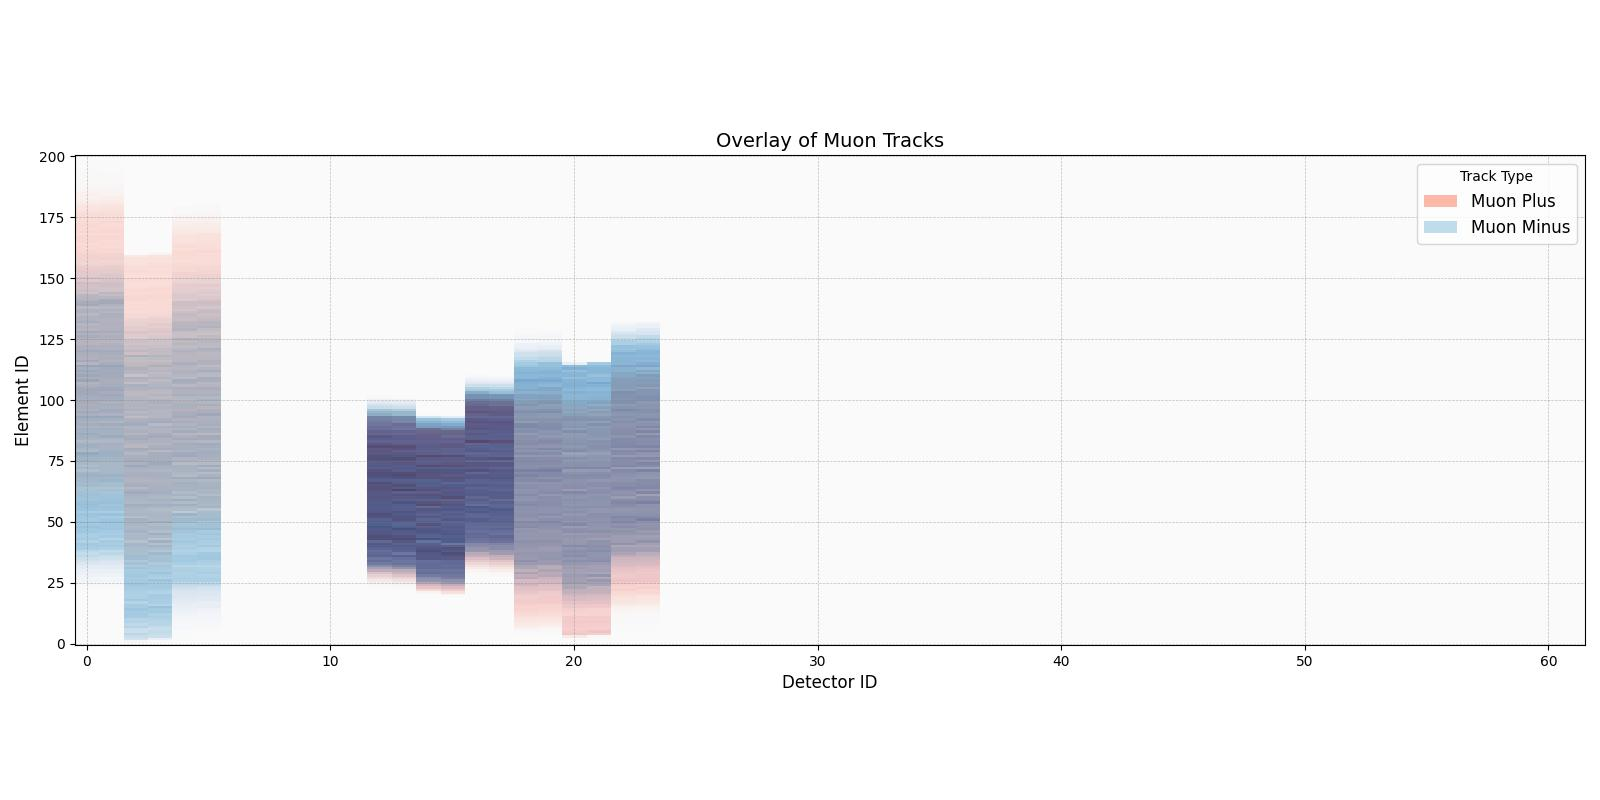

Python code for this plot:
"""
This code is used to simulate a dimuon event in the target.
It reads in a ROOT file, filters ideal events, and organizes data into
a hit matrix and ground truth labels. The goal is to preprocess the data for use in a DNN. In this case,
we are implementing "cuts" to the hit matrix to create background that we can use for training. The background
is created from implementing what's called a 'quality metric' which is a value between 0 and 1 that represents the fraction
of the detectors to the total number of detectors. We then use this quality metric to create a cutoff index, and only include
detectors up to this index in the hit matrix. This creates a background that we can use for training.

Currently, the quality metric is still under development for a more sophisticated background simulation. Right now, we should focus on just randomizing 
the quality metric to create a background that we can use for training. Making sure that our DNN architectures are able to handle the background is the next step.

Further addition to the background is made in Generate_Background.py, which adds slightly more sophisticated background simulation.

Keep in mind that a MAJORITY of the noise we see in data events is due to partial muon tracks (ones that don't go through the entire detector, up to some cut-off).
"""

import numpy as np
import uproot
import matplotlib.pyplot as plt
import seaborn as sns
from matplotlib.patches import Patch
from time import time
from tqdm import tqdm
from typing import List, Tuple, Optional
# from Generate_Background import Background

class DataProcessing:
    """
    This program processes data from QA_V2 for SpinQuest and UVA.
    It reads branches from a ROOT file, filters ideal events, and organizes data into
    a hit matrix and ground truth labels. The goal is to preprocess the data for use in a DNN.
    """

    def __init__(self, rootfile: str) -> None:
        """
        Initializes the DataProcessing class.

        Args:
            rootfile (str): Path to the ROOT file containing the data.
        """
        self.rootfile = rootfile
        print("Reading the ROOT file...")
        self.TTree = uproot.open(self.rootfile + ":QA_ana")

        # Define detector and drift chamber order
        self.detectors_order = np.array([
            'D0U_ele', 'D0Up_ele', 'D0X_ele', 'D0Xp_ele', 'D0V_ele', 'D0Vp_ele',
            'NaN', 'NaN', 'NaN', 'NaN', 'NaN', 'NaN',
            'D2V_ele', 'D2Vp_ele', 'D2Xp_ele', 'D2X_ele', 'D2U_ele', 'D2Up_ele',
            'D3pVp_ele', 'D3pV_ele', 'D3pXp_ele', 'D3pX_ele', 'D3pUp_ele', 'D3pU_ele',
            'D3mVp_ele', 'D3mV_ele', 'D3mXp_ele', 'D3mX_ele', 'D3mUp_ele', 'D3mU_ele',
            'H1B_ele', 'H1T_ele', 'H1L_ele', 'H1R_ele', 'H2L_ele', 'H2R_ele',
            'H2B_ele', 'H2T_ele', 'H3B_ele', 'H3T_ele', 'H4Y1L_ele', 'H4Y1R_ele',
            'H4Y2L_ele', 'H4Y2R_ele', 'H4B_ele', 'H4T_ele', 'P1Y1_ele', 'P1Y2_ele',
            'P1X1_ele', 'P1X2_ele', 'P2X1_ele', 'P2X2_ele', 'P2Y1_ele', 'P2Y2_ele',
            'NaN', 'NaN', 'NaN', 'NaN', 'NaN', 'NaN', 'NaN', 'NaN'
        ])

        self.drift_order = np.array([
            'D0U_drift', 'D0Up_drift', 'D0X_drift', 'D0Xp_drift', 'D0V_drift', 'D0Vp_drift',
            'NaN', 'NaN', 'NaN', 'NaN', 'NaN', 'NaN',
            'D2V_drift', 'D2Vp_drift', 'D2Xp_drift', 'D2X_drift', 'D2U_drift', 'D2Up_drift',
            'D3pVp_drift', 'D3pV_drift', 'D3pXp_drift', 'D3pX_drift', 'D3pUp_drift', 'D3pU_drift',
            'D3mVp_drift', 'D3mV_drift', 'D3mXp_drift', 'D3mX_drift', 'D3mUp_drift', 'D3mU_drift'
        ])

        self.useful_info = np.array(['n_tracks', 'elementID', 'detectorID', 'pid'])

        # Remove 'NaN' from arrays to only load valid branch names
        self.detectors = self.detectors_order[self.detectors_order != 'NaN']
        self.drifts = self.drift_order[self.drift_order != 'NaN']

        # Load branches as a dictionary of numpy arrays
        self.data = self.load_branches()
        self.num_events = len(self.data['n_tracks'])

    def load_branches(self) -> dict:
        """
        Loads the specified branches from the ROOT file.

        Returns:
            dict: A dictionary containing the loaded branches as numpy arrays.
        """
        branch_names = np.concatenate((self.detectors, self.drifts, self.useful_info))
        return self.TTree.arrays(branch_names, library="np")

    def get_num_events(self) -> int:
        """
        Returns the number of events in the file.

        Returns:
            int: The number of events.
        """
        count = self.num_events
        print(f"We have {count} events in this file!")
        return count

    def get_branch_info(self, branch: str, event: int) -> Optional[np.ndarray]:
        """
        Retrieves data for a specific branch and event.

        Args:
            branch (str): The name of the branch.
            event (int): The event index.

        Returns:
            Optional[np.ndarray]: The data for the specified branch and event, or None if the branch is unused.
        """
        if branch == 'NaN':
            return None
        return self.data[branch][event]

    def find_ideal_events(self, event: int) -> bool:
        """
        Determines if an event is ideal based on the number of hits in each station.

        Args:
            event (int): The event index.

        Returns:
            bool: True if the event is ideal, False otherwise.
        """
        n_track = self.data['n_tracks'][event]
        detector_id = self.data['detectorID'][event]
        detector_id = detector_id[detector_id <= 31]

        hits_per_station = n_track * 6

        # Count hits in each station
        st1_count = np.sum(detector_id <= 6)
        st2_count = np.sum((detector_id >= 13) & (detector_id <= 18))
        st3p_count = np.sum((detector_id >= 19) & (detector_id <= 24))
        st3m_count = np.sum((detector_id >= 25) & (detector_id <= 31))

        # Check conditions for an ideal event
        if not (hits_per_station == st1_count == st2_count):
            return False
        return (hits_per_station == st3p_count) or (hits_per_station == st3m_count)

    
    def make_hit_matrix(
        self,
        ideal_events: List[int],
        quality_metric: float = 0.5  # Quality metric (value between 0 and 1)
    ) -> Tuple[np.ndarray, np.ndarray, np.ndarray, np.ndarray, np.ndarray, np.ndarray]:
        """
        Creates separate hit matrices for muon-plus and muon-minus with strict right-side truncation for background simulation.
        Args:
            ideal_events: Valid event indices for processing
            quality_metric: A value between 0 and 1 representing the fraction of detectors to include (cutoff point)
        Returns:
            Tuple containing separate hit matrices for muon-plus and muon-minus,
            along with their respective truth labels and drift values.
        """
        num_events = len(ideal_events)
        
        # Separate hit matrices for mu+ and mu-
        hit_matrix_mup = np.zeros((num_events, 62, 201), dtype=bool)
        hit_matrix_mum = np.zeros((num_events, 62, 201), dtype=bool)
        
        # Truth arrays for element ID and drift values
        truth_elementID_mup = np.zeros((num_events, 62), dtype=np.uint8)
        truth_elementID_mum = np.zeros((num_events, 62), dtype=np.uint8)
        truth_values_drift_mup = np.zeros((num_events, 62))
        truth_values_drift_mum = np.zeros((num_events, 62))

        # Calculate the cutoff detector index based on the quality metric
        total_detectors = len(self.detectors_order[self.detectors_order != 'NaN'])  # Total valid detectors
        cutoff_detector = int(quality_metric * total_detectors)  # Cutoff detector index

        for i, event_idx in enumerate(ideal_events):
            event = int(event_idx)
            pid = self.data['pid'][event]
            n_track = self.data['n_tracks'][event]

            for track in range(n_track):
                for j, detector in enumerate(self.detectors_order):
                    if detector == 'NaN':
                        continue

                    # Skip detectors beyond the cutoff index
                    if j >= cutoff_detector:
                        continue

                    hit_info = self.data[detector][event]
                    drift_variable = self.drift_order[j] if j < len(self.drift_order) else None
                    hit = hit_info[track]

                    # Only include hits within the valid range
                    if 0 <= hit < 201:  # Ensure hit is within the valid range
                        if pid[track] > 0:  # Positive muon
                            truth_elementID_mup[i, j] = hit
                            hit_matrix_mup[i, j, hit] = True
                            if drift_variable:
                                truth_values_drift_mup[i, j] = self.data[drift_variable][event][track]
                        else:  # Negative muon
                            truth_elementID_mum[i, j] = hit
                            hit_matrix_mum[i, j, hit] = True
                            if drift_variable:
                                truth_values_drift_mum[i, j] = self.data[drift_variable][event][track]

        return (
            truth_elementID_mup,
            truth_elementID_mum,
            truth_values_drift_mup,
            truth_values_drift_mum,
            hit_matrix_mup,
            hit_matrix_mum
        )

    def load_and_filter_events(self,root_file: str, max_events: int = 50000) -> np.ndarray:
        """
        Loads the ROOT file, filters ideal events, and returns selected event indices.

        Args:
            root_file (str): Path to the ROOT file.
            max_events (int): Maximum number of events to process.

        Returns:
            np.ndarray: Array of selected ideal event indices.
        """
        print("Loading ROOT file and filtering ideal events...")
        dp = DataProcessing(root_file)
        num_events = dp.get_num_events()

        # Filter ideal events
        ideal_events = [event for event in range(num_events) if dp.find_ideal_events(event)]
        if not ideal_events:
            raise ValueError("No ideal events found in the dataset.")

        # Limit to max_events
        return np.array(ideal_events[:max_events])

    def plot_hits(self,ax, hit_matrix, color: str, label: str):
        """
        Plots individual hits

        Args:
            ax: Matplotlib axis object.
            hit_matrix (np.ndarray): 2D array of hit data.
            color (str): Color for the hits.
            label (str): Label for the legend.
        """
        y, x = np.where(hit_matrix.T > 0)  # Transpose for correct orientation
        sns.scatterplot(x=x, y=y, color=color, label=label, marker='_', s=100, alpha=0.8, ax=ax)

    def plot_heatmap(self,ax, hit_matrix, cmap: str, alpha: float = 0.7):
        """
        Plots a heatmap of hit matrix

        Args:
            ax: Matplotlib axis object.
            hit_matrix (np.ndarray): 2D array of hit data.
            cmap (str): Colormap for the heatmap.
            alpha (float): Transparency level.
        """
        sns.heatmap(hit_matrix.T, cmap=cmap, ax=ax, alpha=alpha, cbar=False)

    def visualize_tracks(self,hit_matrix_mup, hit_matrix_mum, plot_mode: str = "heatmap"):
        """
        Visualizes the hit matrices for muon plus and muon minus tracks using Seaborn styling.
        Args:
            hit_matrix_mup (np.ndarray): 3D hit matrix for muon plus (num_events, 62, 201).
            hit_matrix_mum (np.ndarray): 3D hit matrix for muon minus (num_events, 62, 201).
            plot_mode (str): Visualization mode ("hits" or "heatmap").
        """
        sns.set_style("ticks")
        sns.set_theme(style="darkgrid", palette="deep")
        sns.set_context("notebook", font_scale=1.2)
        
        fig, ax = plt.subplots(figsize=(16, 8))
        
        # Sum over events to get 2D hit matrices
        hit_matrix_mup_2d = np.sum(hit_matrix_mup, axis=0)  # Shape (62, 201)
        hit_matrix_mum_2d = np.sum(hit_matrix_mum, axis=0)  # Shape (62, 201)

        if plot_mode == "heatmap":
            # Heatmap mode
            self.plot_heatmap(ax, hit_matrix_mup_2d, cmap='Reds', alpha=0.9)
            self.plot_heatmap(ax, hit_matrix_mum_2d, cmap='Blues', alpha=0.9)

            legend_elements = [
                Patch(facecolor=sns.color_palette("Reds")[-1], label='Muon Plus', alpha=0.9),
                Patch(facecolor=sns.color_palette("Blues")[-1], label='Muon Minus', alpha=0.9)
            ]
            ax.legend(handles=legend_elements, loc='upper right', fontsize=12, title="Track Type", 
                    title_fontsize=14, frameon=True, fancybox=True, shadow=True)

        elif plot_mode == "hits":
            # Hits mode: Plot individual points 
            self.plot_hits(ax, hit_matrix_mup_2d, color=sns.color_palette("Reds")[-1], label='Muon Plus')
            self.plot_hits(ax, hit_matrix_mum_2d, color=sns.color_palette("Blues")[-1], label='Muon Minus')
                    
            ax.invert_yaxis()  


            ax.legend(loc='upper right', fontsize=12, frameon=True, fancybox=True, shadow=True)

        ax.set_xlabel("Detector ID", fontsize=14, fontweight='bold', labelpad=10)
        ax.set_ylabel("Element ID", fontsize=14, fontweight='bold', labelpad=10)
        ax.set_title("Overlay of Muon Tracks", fontsize=16, fontweight='bold', pad=20)
        
        ax.set_xticks(np.arange(0, 62, 2))  
        ax.set_xticklabels(np.arange(0, 62, 2)) 
        ax.set_yticks(np.arange(0, 201, 20)) 
        ax.set_yticklabels(np.arange(0, 201, 20)) 
        
        plt.xticks(rotation=45, ha='right') 
        
        ax.invert_yaxis()  
        ax.set_aspect(0.1) 
        
        
        plt.tight_layout()
        plt.savefig("Dimuon_Sim.jpeg", dpi=300, bbox_inches='tight')
        plt.show()
    
    
if __name__ == "__main__":
    # Configuration
    root_file = "Devin/Mock_Dimuon/Data_Files/Dimuon_target_100K.root"
    max_events = 60000  # Number of events to process
    plot_mode = "heatmap"  # Options: "hits" or "heatmap"
    
    dp = DataProcessing(root_file)

    # Get total number of events in the file
    num_events = dp.get_num_events()

    ### Let's skip this for now
    ### We'll just use all events for now
    # # Create an array of ideal events
    # ideal_events = np.zeros(num_events)
    # for event in range(num_events):
    #     if dp.find_ideal_events(event):
    #         ideal_events[event] = event

    # # Filter out zeros (non-ideal events)
    # ideal_events = ideal_events[ideal_events != 0]
    
    ideal_events = [event for event in range(dp.get_num_events()) if dp.find_ideal_events(event)]

    selected_events = ideal_events[:max_events]
    print(f"There are {len(selected_events)} selected ideal events.")

    if len(selected_events) == 0:
        print("No ideal events found. Exiting.")
        exit()

    start_time = time()
    
    
    ### Let's just use a random quality metric for now. We're using an exponential distribution for sampling it
    
    ## Let's define a beta scale for the exponential distribution from the quantil function of the exponential distribution (the inverse of the CDF)
    ### Max value of the exponential distribution is 0.7, but we can't restrict upper bound to 0.7 so keep trying till we get something lower than 0.7
    beta = 1.0
    while beta > 0.7:
        # Generate a random number from the exponential distribution
        # We do it in a while loop to make sure it's less than 0.7
        beta = np.quantile(np.random.exponential(scale=1.0), 0.95)
    (
        truth_elementID_mup,  
        truth_elementID_mum,  
        truth_values_drift_mup,  
        truth_values_drift_mum,  
        hit_matrix_mup,  
        hit_matrix_mum   
    ) = dp.make_hit_matrix(selected_events, quality_metric=beta)

    # Visualize results using the provided hit matrices
    dp.visualize_tracks(hit_matrix_mup, hit_matrix_mum, plot_mode)

    print(f"Execution time: {time() - start_time:.2f} seconds")




# # Example
# start = time()
# #Reads in root file
# root_file = "/home/devin/Documents/Big_Data/Dimuon_Mock/Dimuon_target_100K.root"
# data_processor = DataProcessing(root_file)

# #Set number of events
# num_events = data_processor.get_num_events()

# ideal_events = np.zeros(num_events)
# # Create an array of ideal events
# for event in range(num_events):
#     good_event = data_processor.find_ideal_events(event)
#     if good_event:
#         ideal_events[event] = event
# ideal_events = ideal_events[ideal_events != 0]

# print(f"There are this many ideal events: {len(ideal_events)}")



# #Make hitmatrix
# Truth_elementID_mup, Truth_elementID_mum, Truth_values_drift_mup, Truth_values_drift_mum, hit_matrix = data_processor.make_Hitmatrix(ideal_events)

# np.savez('/home/devin/Documents/Big_Data/Dimuon_Mock/Hit_Info.npz', Truth_elementID_mup, Truth_elementID_mum, Truth_values_drift_mup, Truth_values_drift_mum,hit_matrix,ideal_events)

# #print(ideal_events)


# stop = time()
# print(stop-start)


# # Initialize the plot for combining all scatter plots
# plt.figure(figsize=(10, 6))
# detID = np.arange(1,63)
# n = 1000
# # Loop over all the events with a progress bar using tqdm
# for event in tqdm(ideal_events[:n], desc="Processing Events"):
#     event = int(event)

#     # Get the Truth event index for the current event
#     Truth_event = np.where(ideal_events == event)


#     # Scatter plots for Mup and Mum, overlaying them onto the same figure
#     plt.scatter(detID, Truth_elementID_mup[Truth_event], marker='_', color='r', alpha=0.5)
#     plt.scatter(detID, Truth_elementID_mum[Truth_event], marker='_', color='g', alpha=0.5)

# # Add labels, title, and formatting
# plt.xlim(0, 64)
# plt.ylim(0, 201)
# plt.title("Combined Truth Events")
# plt.xlabel("DetectorID")
# plt.ylabel("ElementID")
# plt.legend(['Mup', 'Mum'])

# # Save and show the combined plot
# plt.savefig(r"/home/devin/Documents/Big_Data/Dimuon_Mock/Combined_Truth_Events.jpeg")
# plt.show()

# stop = time()
# print(f"Processing time: {stop - start} seconds")